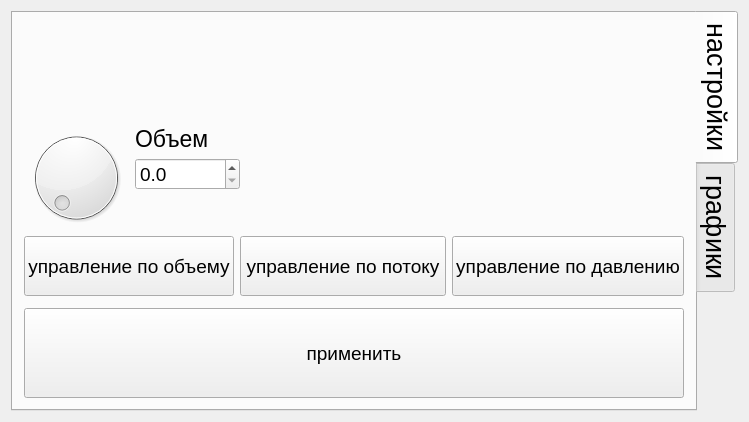
<?xml version="1.0" encoding="UTF-8"?>
<ui version="4.0">
 <class>MainWindow</class>
 <widget class="QMainWindow" name="MainWindow">
  <property name="geometry">
   <rect>
    <x>0</x>
    <y>0</y>
    <width>749</width>
    <height>422</height>
   </rect>
  </property>
  <property name="cursor">
   <cursorShape>CrossCursor</cursorShape>
  </property>
  <property name="windowTitle">
   <string>MainWindow</string>
  </property>
  <widget class="QWidget" name="centralWidget">
   <layout class="QVBoxLayout" name="verticalLayout">
    <item>
     <widget class="QTabWidget" name="tabWidget">
      <property name="sizePolicy">
       <sizepolicy hsizetype="Expanding" vsizetype="Expanding">
        <horstretch>0</horstretch>
        <verstretch>0</verstretch>
       </sizepolicy>
      </property>
      <property name="font">
       <font>
        <pointsize>20</pointsize>
        <weight>50</weight>
        <bold>false</bold>
        <kerning>true</kerning>
       </font>
      </property>
      <property name="mouseTracking">
       <bool>false</bool>
      </property>
      <property name="focusPolicy">
       <enum>Qt::TabFocus</enum>
      </property>
      <property name="tabPosition">
       <enum>QTabWidget::East</enum>
      </property>
      <property name="tabShape">
       <enum>QTabWidget::Rounded</enum>
      </property>
      <property name="currentIndex">
       <number>0</number>
      </property>
      <property name="elideMode">
       <enum>Qt::ElideLeft</enum>
      </property>
      <property name="usesScrollButtons">
       <bool>true</bool>
      </property>
      <property name="documentMode">
       <bool>false</bool>
      </property>
      <property name="tabsClosable">
       <bool>false</bool>
      </property>
      <property name="movable">
       <bool>false</bool>
      </property>
      <property name="tabBarAutoHide">
       <bool>false</bool>
      </property>
      <widget class="QWidget" name="tabSettings">
       <property name="sizePolicy">
        <sizepolicy hsizetype="Maximum" vsizetype="Maximum">
         <horstretch>0</horstretch>
         <verstretch>0</verstretch>
        </sizepolicy>
       </property>
       <property name="minimumSize">
        <size>
         <width>100</width>
         <height>100</height>
        </size>
       </property>
       <property name="font">
        <font>
         <pointsize>14</pointsize>
        </font>
       </property>
       <property name="contextMenuPolicy">
        <enum>Qt::DefaultContextMenu</enum>
       </property>
       <attribute name="title">
        <string>настройки</string>
       </attribute>
       <layout class="QVBoxLayout" name="verticalLayout_2">
        <item>
         <widget class="QLabel" name="logo">
          <property name="text">
           <string/>
          </property>
         </widget>
        </item>
        <item>
         <layout class="QGridLayout" name="gridLayout">
          <item row="0" column="0">
           <layout class="QHBoxLayout" name="horizontalLayout_5">
            <item>
             <widget class="QDial" name="dial">
              <property name="maximum">
               <number>40</number>
              </property>
              <property name="pageStep">
               <number>1</number>
              </property>
             </widget>
            </item>
            <item>
             <layout class="QVBoxLayout" name="verticalLayout_6">
              <item>
               <widget class="QLabel" name="label_3">
                <property name="font">
                 <font>
                  <pointsize>17</pointsize>
                 </font>
                </property>
                <property name="text">
                 <string>Объем</string>
                </property>
               </widget>
              </item>
              <item>
               <widget class="QDoubleSpinBox" name="spinBox">
                <property name="decimals">
                 <number>1</number>
                </property>
                <property name="minimum">
                 <double>0.000000000000000</double>
                </property>
                <property name="maximum">
                 <double>4.000000000000000</double>
                </property>
                <property name="singleStep">
                 <double>0.100000000000000</double>
                </property>
               </widget>
              </item>
              <item>
               <spacer name="verticalSpacer_2">
                <property name="orientation">
                 <enum>Qt::Vertical</enum>
                </property>
                <property name="sizeType">
                 <enum>QSizePolicy::Maximum</enum>
                </property>
                <property name="sizeHint" stdset="0">
                 <size>
                  <width>20</width>
                  <height>40</height>
                 </size>
                </property>
               </spacer>
              </item>
             </layout>
            </item>
           </layout>
          </item>
          <item row="0" column="1">
           <widget class="QLabel" name="label_4">
            <property name="text">
             <string/>
            </property>
           </widget>
          </item>
          <item row="0" column="2">
           <widget class="QLabel" name="label_5">
            <property name="text">
             <string/>
            </property>
           </widget>
          </item>
         </layout>
        </item>
        <item>
         <layout class="QHBoxLayout" name="horizontalLayout_3">
          <item>
           <widget class="QPushButton" name="butVolume">
            <property name="minimumSize">
             <size>
              <width>0</width>
              <height>60</height>
             </size>
            </property>
            <property name="text">
             <string>управление по объему</string>
            </property>
           </widget>
          </item>
          <item>
           <widget class="QPushButton" name="butFlow">
            <property name="minimumSize">
             <size>
              <width>0</width>
              <height>60</height>
             </size>
            </property>
            <property name="text">
             <string>управление по потоку</string>
            </property>
           </widget>
          </item>
          <item>
           <widget class="QPushButton" name="butPressure">
            <property name="minimumSize">
             <size>
              <width>0</width>
              <height>60</height>
             </size>
            </property>
            <property name="text">
             <string>управление по давлению</string>
            </property>
           </widget>
          </item>
         </layout>
        </item>
        <item>
         <spacer name="verticalSpacer">
          <property name="orientation">
           <enum>Qt::Vertical</enum>
          </property>
          <property name="sizeType">
           <enum>QSizePolicy::Minimum</enum>
          </property>
          <property name="sizeHint" stdset="0">
           <size>
            <width>0</width>
            <height>6</height>
           </size>
          </property>
         </spacer>
        </item>
        <item>
         <widget class="QPushButton" name="butApply">
          <property name="minimumSize">
           <size>
            <width>0</width>
            <height>90</height>
           </size>
          </property>
          <property name="text">
           <string>применить</string>
          </property>
         </widget>
        </item>
       </layout>
      </widget>
      <widget class="QWidget" name="tabGraphs">
       <property name="layoutDirection">
        <enum>Qt::LeftToRight</enum>
       </property>
       <attribute name="title">
        <string>графики</string>
       </attribute>
       <layout class="QHBoxLayout" name="horizontalLayout">
        <item>
         <widget class="QToolBox" name="toolBox">
          <property name="currentIndex">
           <number>0</number>
          </property>
          <widget class="QWidget" name="pageFlow">
           <property name="geometry">
            <rect>
             <x>0</x>
             <y>0</y>
             <width>667</width>
             <height>290</height>
            </rect>
           </property>
           <attribute name="label">
            <string>график потока</string>
           </attribute>
           <layout class="QVBoxLayout" name="verticalLayout_3">
            <item>
             <widget class="QLabel" name="label_2">
              <property name="sizePolicy">
               <sizepolicy hsizetype="Preferred" vsizetype="Maximum">
                <horstretch>0</horstretch>
                <verstretch>0</verstretch>
               </sizepolicy>
              </property>
              <property name="maximumSize">
               <size>
                <width>16777215</width>
                <height>40</height>
               </size>
              </property>
              <property name="text">
               <string>TextLabel</string>
              </property>
             </widget>
            </item>
            <item>
             <widget class="QCustomPlot" name="graphFlow" native="true"/>
            </item>
           </layout>
          </widget>
          <widget class="QWidget" name="pageVolume">
           <property name="geometry">
            <rect>
             <x>0</x>
             <y>0</y>
             <width>138</width>
             <height>66</height>
            </rect>
           </property>
           <attribute name="label">
            <string>график объема</string>
           </attribute>
           <layout class="QVBoxLayout" name="verticalLayout_5">
            <item>
             <widget class="QLabel" name="label">
              <property name="sizePolicy">
               <sizepolicy hsizetype="Preferred" vsizetype="Maximum">
                <horstretch>0</horstretch>
                <verstretch>0</verstretch>
               </sizepolicy>
              </property>
              <property name="maximumSize">
               <size>
                <width>16777215</width>
                <height>40</height>
               </size>
              </property>
              <property name="text">
               <string>TextLabel</string>
              </property>
             </widget>
            </item>
            <item>
             <widget class="QCustomPlot" name="graphVolume" native="true"/>
            </item>
           </layout>
          </widget>
         </widget>
        </item>
       </layout>
      </widget>
     </widget>
    </item>
   </layout>
  </widget>
 </widget>
 <layoutdefault spacing="6" margin="11"/>
 <customwidgets>
  <customwidget>
   <class>QCustomPlot</class>
   <extends>QWidget</extends>
   <header>qcustomplot.h</header>
   <container>1</container>
  </customwidget>
 </customwidgets>
 <resources/>
 <connections/>
</ui>
